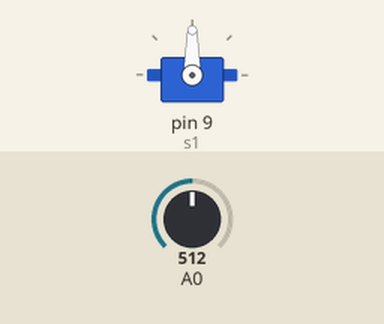
Recording of a sketch running on a simulated Arduino Uno, built with avr-gcc and run on an emulated ATmega328P. Parts: servo. The inputs (shaded band) are chosen by the test bench; at power-on: A0 = 512.

Above: at 1.2 s.
1.3 s: A0 set to 716
At 1.7 s:
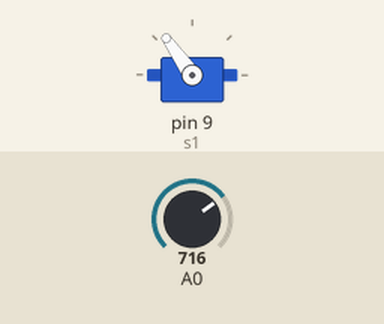
2.8 s: A0 set to 900
At 4.0 s:
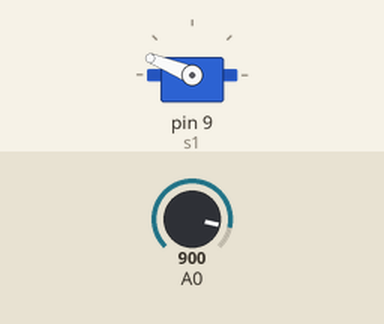
4.3 s: A0 set to 1023
At 5.2 s:
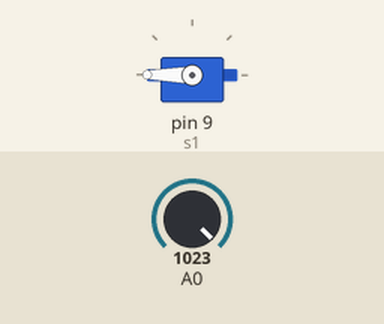
5.8 s: A0 set to 306
At 6.3 s:
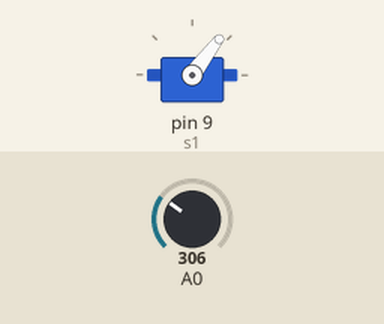
7.3 s: A0 set to 122
At 8.7 s:
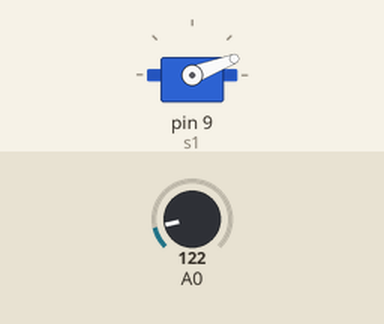
Timing chart, 0 to 9.8 s (numbered marks = the images above; inputs shaded):
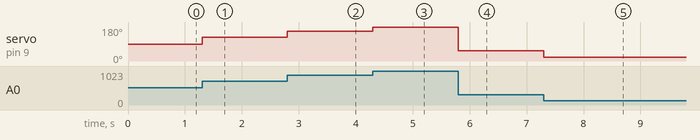

Measured:
- after the input at 1.3 s, servo on pin 9 (s1): 90° → 125° at once
- after the input at 2.8 s, servo on pin 9 (s1): 125° → 158° at once
- after the input at 4.3 s, servo on pin 9 (s1): 158° → 180° at once
- after the input at 5.8 s, servo on pin 9 (s1): 180° → 53° at once
- after the input at 7.3 s, servo on pin 9 (s1): 53° → 21° at once

The sketch:

servo_with_potentiometer.ino
```cpp
#include<Servo.h>
Servo s1;
void setup()
{
  //Serial.begin(9600);
  s1.attach(9);
  pinMode(A0,INPUT);
}
void loop()
{
  int a = analogRead(A0);
  int b= map(a,0,1023,0,180);
  s1.write(b);
}
```
